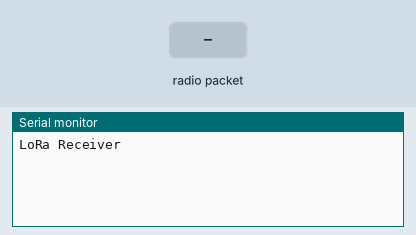
A sketch run on a simulated Arduino Uno, built with avr-gcc and run on an emulated ATmega328P. Shown: the last lines printed to the serial monitor. The inputs (shaded band) are chosen by the test bench. No radio packets arrive unless stated.

Above: at 1.2 s.
1.3 s: radio packet "1" arrives
At 2.5 s:
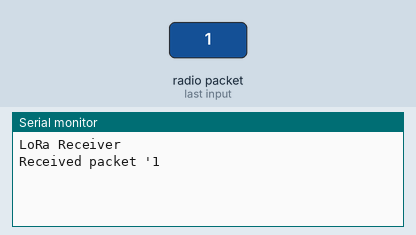
2.8 s: radio packet "0" arrives
At 4.1 s:
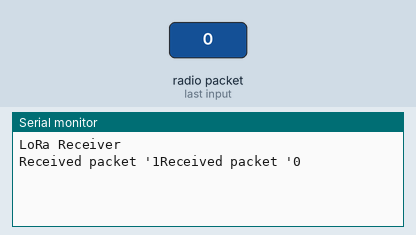

Measured:
- after the input at 1.3 s, the serial monitor: prints a new line at once (image 1)
- after the input at 2.8 s, the serial monitor: prints a new line after 0.05 s (image 2)

The sketch:

LoRaRequestdataSend.ino
```cpp
#include <SPI.h>
#include <LoRa.h>

void setup() {
  Serial.begin(9600);
  while (!Serial);

  Serial.println("LoRa Receiver");

  if (!LoRa.begin(434E6)) {
    Serial.println("Starting LoRa failed!");
    while (1);
  }
}

void loop() {
  String input = "";

  input = Serial.read();
  LoRa.beginPacket();
  LoRa.print(input); // Does not need to print newline as Serial.read() includes the newline
  LoRa.endPacket();

  // try to parse packet if received
  int packetSize = LoRa.parsePacket();
  if (packetSize) {
    // received a packet
    Serial.print("Received packet '");

    // read packet
    while (LoRa.available()) {
      Serial.print((char)LoRa.read());
    }
  }
}
```
